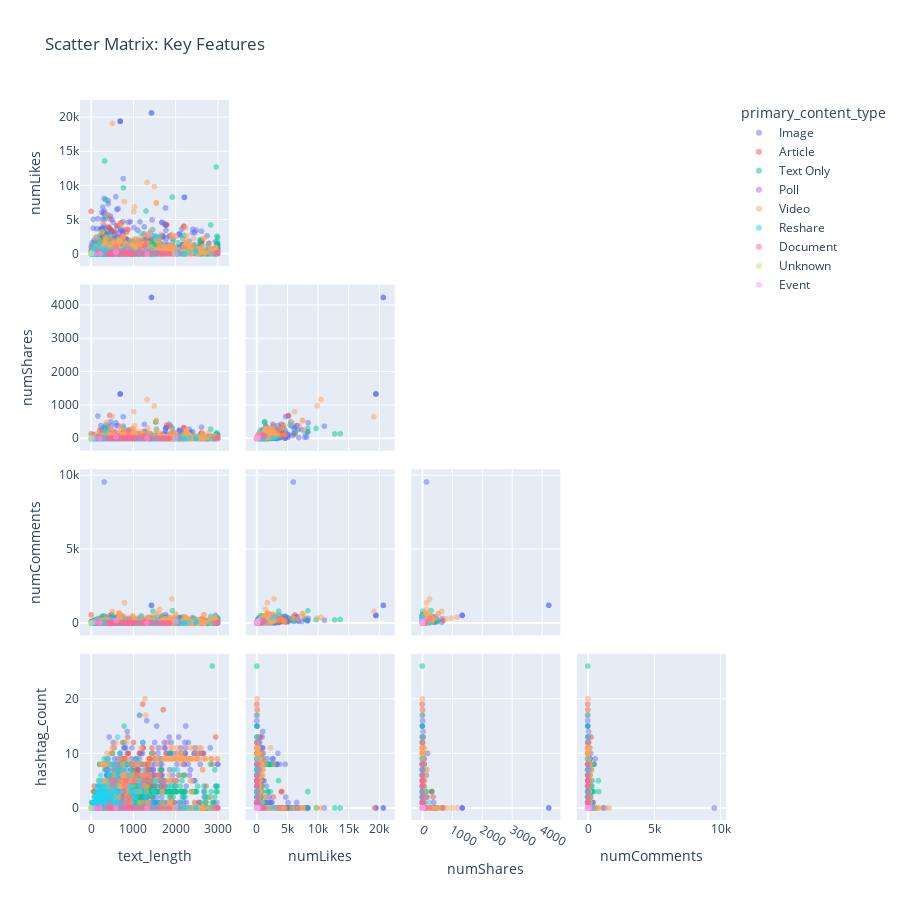

The cell this chart's notebook holds for it:
### Markdown cell above
### 4.2 Scatter Matrix for Key Features

### Code cell
# Create scatter matrix for key features
scatter_features = ['text_length', 'numLikes', 'numShares', 'numComments', 'hashtag_count']

fig = px.scatter_matrix(
    df,
    dimensions=scatter_features,
    color='primary_content_type',
    title='Scatter Matrix: Key Features',
    height=900,
    opacity=0.5
)

fig.update_traces(diagonal_visible=False, showupperhalf=False)
fig.show()
fig.write_html('../output/figures/scatter_matrix.html')

### Figure 1 — Plotly figure (JSON) as saved in the notebook; plotly's stock layout.template omitted (floating-point values rounded to 4 significant figures; data arrays with more than 128 entries replaced by an {"elided": "..."} marker saying what was removed)
{"data": [{"diagonal": {"visible": false}, "dimensions": [{"axis": {"matches": true}, "label": "text_length", "values": {"elided": "3970 int values"}}, {"axis": {"matches": true}, "label": "numLikes", "values": {"elided": "3970 int values"}}, {"axis": {"matches": true}, "label": "numShares", "values": {"elided": "3970 int values"}}, {"axis": {"matches": true}, "label": "numComments", "values": {"elided": "3970 int values"}}, {"axis": {"matches": true}, "label": "hashtag_count", "values": {"elided": "3970 int values"}}], "hovertemplate": "primary_content_type=Image<br>%{xaxis.title.text}=%{x}<br>%{yaxis.title.text}=%{y}<extra></extra>", "legendgroup": "Image", "marker": {"color": "#636efa", "opacity": 0.5, "symbol": "circle"}, "name": "Image", "showlegend": true, "showupperhalf": false, "type": "splom"}, {"diagonal": {"visible": false}, "dimensions": [{"axis": {"matches": true}, "label": "text_length", "values": {"elided": "1625 int values"}}, {"axis": {"matches": true}, "label": "numLikes", "values": {"elided": "1625 int values"}}, {"axis": {"matches": true}, "label": "numShares", "values": {"elided": "1625 int values"}}, {"axis": {"matches": true}, "label": "numComments", "values": {"elided": "1625 int values"}}, {"axis": {"matches": true}, "label": "hashtag_count", "values": {"elided": "1625 int values"}}], "hovertemplate": "primary_content_type=Article<br>%{xaxis.title.text}=%{x}<br>%{yaxis.title.text}=%{y}<extra></extra>", "legendgroup": "Article", "marker": {"color": "#EF553B", "opacity": 0.5, "symbol": "circle"}, "name": "Article", "showlegend": true, "showupperhalf": false, "type": "splom"}, {"diagonal": {"visible": false}, "dimensions": [{"axis": {"matches": true}, "label": "text_length", "values": {"elided": "1489 int values"}}, {"axis": {"matches": true}, "label": "numLikes", "values": {"elided": "1489 int values"}}, {"axis": {"matches": true}, "label": "numShares", "values": {"elided": "1489 int values"}}, {"axis": {"matches": true}, "label": "numComments", "values": {"elided": "1489 int values"}}, {"axis": {"matches": true}, "label": "hashtag_count", "values": {"elided": "1489 int values"}}], "hovertemplate": "primary_content_type=Text Only<br>%{xaxis.title.text}=%{x}<br>%{yaxis.title.text}=%{y}<extra></extra>", "legendgroup": "Text Only", "marker": {"color": "#00cc96", "opacity": 0.5, "symbol": "circle"}, "name": "Text Only", "showlegend": true, "showupperhalf": false, "type": "splom"}, {"diagonal": {"visible": false}, "dimensions": [{"axis": {"matches": true}, "label": "text_length", "values": [428, 19, 224, 616, 15, 312, 21, 210, 141, 36, 80, 161, 54, 813, 132, 562, 26, 65, 879, 294, 612, 550, 557, 1013, 118, 497]}, {"axis": {"matches": true}, "label": "numLikes", "values": [24, 17, 15, 21, 21, 20, 10, 15, 13, 15, 5, 15, 4, 30, 6, 14, 27, 6, 206, 20, 10, 7, 21, 9, 18, 32]}, {"axis": {"matches": true}, "label": "numShares", "values": [0, 0, 0, 0, 0, 0, 0, 0, 0, 0, 0, 0, 0, 0, 0, 1, 1, 0, 22, 0, 0, 3, 1, 0, 0, 0]}, {"axis": {"matches": true}, "label": "numComments", "values": [30, 23, 13, 18, 24, 21, 13, 33, 37, 25, 5, 54, 12, 23, 12, 55, 48, 25, 47, 18, 6, 33, 48, 22, 19, 41]}, {"axis": {"matches": true}, "label": "hashtag_count", "values": [0, 0, 0, 0, 0, 0, 0, 0, 0, 0, 0, 0, 0, 0, 0, 0, 0, 0, 0, 0, 0, 0, 0, 0, 0, 0]}], "hovertemplate": "primary_content_type=Poll<br>%{xaxis.title.text}=%{x}<br>%{yaxis.title.text}=%{y}<extra></extra>", "legendgroup": "Poll", "marker": {"color": "#ab63fa", "opacity": 0.5, "symbol": "circle"}, "name": "Poll", "showlegend": true, "showupperhalf": false, "type": "splom"}, {"diagonal": {"visible": false}, "dimensions": [{"axis": {"matches": true}, "label": "text_length", "values": {"elided": "1620 int values"}}, {"axis": {"matches": true}, "label": "numLikes", "values": {"elided": "1620 int values"}}, {"axis": {"matches": true}, "label": "numShares", "values": {"elided": "1620 int values"}}, {"axis": {"matches": true}, "label": "numComments", "values": {"elided": "1620 int values"}}, {"axis": {"matches": true}, "label": "hashtag_count", "values": {"elided": "1620 int values"}}], "hovertemplate": "primary_content_type=Video<br>%{xaxis.title.text}=%{x}<br>%{yaxis.title.text}=%{y}<extra></extra>", "legendgroup": "Video", "marker": {"color": "#FFA15A", "opacity": 0.5, "symbol": "circle"}, "name": "Video", "showlegend": true, "showupperhalf": false, "type": "splom"}, {"diagonal": {"visible": false}, "dimensions": [{"axis": {"matches": true}, "label": "text_length", "values": {"elided": "2405 int values"}}, {"axis": {"matches": true}, "label": "numLikes", "values": {"elided": "2405 int values"}}, {"axis": {"matches": true}, "label": "numShares", "values": {"elided": "2405 int values"}}, {"axis": {"matches": true}, "label": "numComments", "values": {"elided": "2405 int values"}}, {"axis": {"matches": true}, "label": "hashtag_count", "values": {"elided": "2405 int values"}}], "hovertemplate": "primary_content_type=Reshare<br>%{xaxis.title.text}=%{x}<br>%{yaxis.title.text}=%{y}<extra></extra>", "legendgroup": "Reshare", "marker": {"color": "#19d3f3", "opacity": 0.5, "symbol": "circle"}, "name": "Reshare", "showlegend": true, "showupperhalf": false, "type": "splom"}, {"diagonal": {"visible": false}, "dimensions": [{"axis": {"matches": true}, "label": "text_length", "values": [1387, 137, 158, 843, 1267, 722, 880, 955, 1848, 891, 1102, 524, 524, 988, 1307, 583, 1724, 882, 916, 387, 469, 1267, 864, 1298, 629, 885, 1610, 1016, 1540, 2089, 1338, 584, 1252, 796, 765, 1391, 259, 772, 1422, 635, 878, 456, 521, 1024, 1249, 1249, 2995, 1211, 976, 882, 468, 906, 978, 1806, 1737, 807, 1257, 470, 2995, 793, 616, 1691, 947, 2995, 750, 2995, 1660, 1532, 211, 504, 1858, 188, 2924, 1157, 1058, 410, 2995, 410, 453, 644, 782, 518, 899, 422]}, {"axis": {"matches": true}, "label": "numLikes", "values": [256, 381, 407, 55, 1183, 38, 93, 50, 27, 68, 62, 274, 274, 105, 69, 49, 28, 209, 55, 119, 277, 1183, 52, 46, 548, 3609, 62, 27, 86, 34, 325, 1169, 27, 91, 68, 25, 134, 509, 142, 88, 859, 119, 19, 23, 38, 38, 205, 58, 140, 145, 44, 59, 47, 49, 49, 49, 78, 26, 205, 45, 230, 74, 242, 205, 115, 205, 62, 147, 50, 63, 43, 27, 66, 762, 61, 25, 205, 25, 15, 26, 121, 11, 197, 21]}, {"axis": {"matches": true}, "label": "numShares", "values": [8, 33, 55, 8, 89, 12, 26, 4, 2, 5, 4, 29, 29, 1, 10, 2, 7, 35, 3, 5, 6, 89, 3, 2, 82, 256, 9, 3, 3, 2, 9, 105, 3, 2, 3, 2, 14, 41, 9, 17, 104, 5, 2, 3, 7, 7, 37, 1, 13, 33, 8, 5, 1, 2, 10, 2, 3, 4, 37, 5, 1, 5, 6, 37, 6, 37, 1, 3, 4, 3, 3, 1, 10, 80, 15, 5, 37, 5, 3, 0, 12, 1, 8, 2]}, {"axis": {"matches": true}, "label": "numComments", "values": [8, 26, 17, 10, 125, 7, 10, 3, 0, 6, 2, 8, 8, 11, 34, 6, 1, 30, 4, 5, 22, 125, 4, 0, 23, 308, 6, 3, 9, 1, 18, 82, 1, 8, 5, 1, 6, 45, 6, 0, 66, 7, 2, 5, 2, 2, 31, 2, 4, 13, 1, 3, 2, 5, 4, 6, 14, 2, 31, 6, 4, 5, 50, 31, 8, 31, 2, 19, 1, 4, 0, 4, 6, 24, 3, 0, 31, 0, 1, 38, 2, 0, 17, 0]}, {"axis": {"matches": true}, "label": "hashtag_count", "values": [0, 0, 0, 1, 0, 1, 0, 0, 0, 0, 0, 0, 0, 0, 0, 5, 5, 0, 0, 0, 0, 0, 5, 0, 0, 0, 0, 5, 6, 0, 7, 0, 6, 3, 0, 5, 0, 0, 0, 0, 0, 0, 4, 5, 5, 5, 0, 0, 0, 2, 0, 0, 8, 12, 0, 5, 8, 5, 0, 4, 8, 4, 0, 0, 2, 0, 0, 0, 0, 0, 0, 0, 0, 0, 0, 0, 0, 0, 0, 0, 0, 5, 1, 1]}], "hovertemplate": "primary_content_type=Document<br>%{xaxis.title.text}=%{x}<br>%{yaxis.title.text}=%{y}<extra></extra>", "legendgroup": "Document", "marker": {"color": "#FF6692", "opacity": 0.5, "symbol": "circle"}, "name": "Document", "showlegend": true, "showupperhalf": false, "type": "splom"}, {"diagonal": {"visible": false}, "dimensions": [{"axis": {"matches": true}, "label": "text_length", "values": [0, 0, 0]}, {"axis": {"matches": true}, "label": "numLikes", "values": [127, 127, 1]}, {"axis": {"matches": true}, "label": "numShares", "values": [16, 16, 0]}, {"axis": {"matches": true}, "label": "numComments", "values": [5, 5, 0]}, {"axis": {"matches": true}, "label": "hashtag_count", "values": [0, 0, 0]}], "hovertemplate": "primary_content_type=Unknown<br>%{xaxis.title.text}=%{x}<br>%{yaxis.title.text}=%{y}<extra></extra>", "legendgroup": "Unknown", "marker": {"color": "#B6E880", "opacity": 0.5, "symbol": "circle"}, "name": "Unknown", "showlegend": true, "showupperhalf": false, "type": "splom"}, {"diagonal": {"visible": false}, "dimensions": [{"axis": {"matches": true}, "label": "text_length", "values": [211, 75, 2006, 1323, 587]}, {"axis": {"matches": true}, "label": "numLikes", "values": [7, 24, 44, 27, 290]}, {"axis": {"matches": true}, "label": "numShares", "values": [3, 8, 7, 6, 54]}, {"axis": {"matches": true}, "label": "numComments", "values": [0, 58, 87, 1, 171]}, {"axis": {"matches": true}, "label": "hashtag_count", "values": [0, 0, 0, 0, 0]}], "hovertemplate": "primary_content_type=Event<br>%{xaxis.title.text}=%{x}<br>%{yaxis.title.text}=%{y}<extra></extra>", "legendgroup": "Event", "marker": {"color": "#FF97FF", "opacity": 0.5, "symbol": "circle"}, "name": "Event", "showlegend": true, "showupperhalf": false, "type": "splom"}], "layout": {"dragmode": "select", "height": 900, "legend": {"title": {"text": "primary_content_type"}, "tracegroupgap": 0}, "title": {"text": "Scatter Matrix: Key Features"}}}
